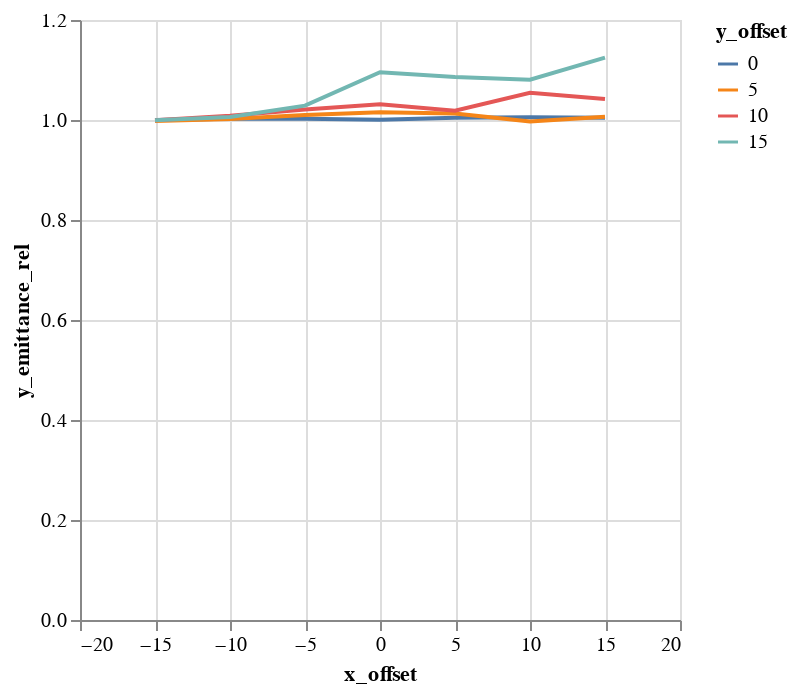

The code cell stored with this chart in its notebook:
### Code cell
alt.Chart(emit_df).mark_line().encode(
    color='y_offset:N',
    x='x_offset',
    y='y_emittance_rel',
)

### Figure 1 — Vega-Lite specification as saved in the notebook (floating-point values rounded to 4 significant figures)
{"$schema": "https://vega.github.io/schema/vega-lite/v1.2.1.json", "data": {"values": [{"losses": 0, "relbeta": 0.002308, "sourceID": 16777222, "sourceName": "x_-15_y_0", "x_emittance": 1.654, "x_emittance_rel": 1.02, "x_norm_emittance": 0.003819, "x_offset": -15, "y_emittance": 1.572, "y_emittance_rel": 0.9998, "y_norm_emittance": 0.003629, "y_offset": 0}, {"losses": 0, "relbeta": 0.002308, "sourceID": 16777229, "sourceName": "x_-15_y_5", "x_emittance": 1.623, "x_emittance_rel": 1.018, "x_norm_emittance": 0.003746, "x_offset": -15, "y_emittance": 1.59, "y_emittance_rel": 0.9977, "y_norm_emittance": 0.003671, "y_offset": 5}, {"losses": 0, "relbeta": 0.002308, "sourceID": 16777236, "sourceName": "x_-15_y_10", "x_emittance": 1.649, "x_emittance_rel": 1.02, "x_norm_emittance": 0.003806, "x_offset": -15, "y_emittance": 1.596, "y_emittance_rel": 0.9997, "y_norm_emittance": 0.003685, "y_offset": 10}, {"losses": 0, "relbeta": 0.002308, "sourceID": 16777243, "sourceName": "x_-15_y_15", "x_emittance": 1.72, "x_emittance_rel": 1.029, "x_norm_emittance": 0.00397, "x_offset": -15, "y_emittance": 1.661, "y_emittance_rel": 0.9994, "y_norm_emittance": 0.003834, "y_offset": 15}, {"losses": 0, "relbeta": 0.002308, "sourceID": 16777220, "sourceName": "x_-10_y_0", "x_emittance": 1.593, "x_emittance_rel": 1.001, "x_norm_emittance": 0.003678, "x_offset": -10, "y_emittance": 1.556, "y_emittance_rel": 1.002, "y_norm_emittance": 0.003592, "y_offset": 0}, {"losses": 0, "relbeta": 0.002308, "sourceID": 16777227, "sourceName": "x_-10_y_5", "x_emittance": 1.606, "x_emittance_rel": 0.9959, "x_norm_emittance": 0.003708, "x_offset": -10, "y_emittance": 1.583, "y_emittance_rel": 1.002, "y_norm_emittance": 0.003655, "y_offset": 5}, {"losses": 0, "relbeta": 0.002308, "sourceID": 16777234, "sourceName": "x_-10_y_10", "x_emittance": 1.497, "x_emittance_rel": 1.007, "x_norm_emittance": 0.003456, "x_offset": -10, "y_emittance": 1.679, "y_emittance_rel": 1.008, "y_norm_emittance": 0.003876, "y_offset": 10}, {"losses": 0, "relbeta": 0.002308, "sourceID": 16777241, "sourceName": "x_-10_y_15", "x_emittance": 1.467, "x_emittance_rel": 1.012, "x_norm_emittance": 0.003386, "x_offset": -10, "y_emittance": 1.644, "y_emittance_rel": 1.006, "y_norm_emittance": 0.003796, "y_offset": 15}, {"losses": 0, "relbeta": 0.002308, "sourceID": 16777218, "sourceName": "x_-5_y_0", "x_emittance": 1.681, "x_emittance_rel": 1.002, "x_norm_emittance": 0.003879, "x_offset": -5, "y_emittance": 1.722, "y_emittance_rel": 1.002, "y_norm_emittance": 0.003974, "y_offset": 0}, {"losses": 0, "relbeta": 0.002308, "sourceID": 16777225, "sourceName": "x_-5_y_5", "x_emittance": 1.537, "x_emittance_rel": 1.009, "x_norm_emittance": 0.003547, "x_offset": -5, "y_emittance": 1.642, "y_emittance_rel": 1.01, "y_norm_emittance": 0.00379, "y_offset": 5}, {"losses": 0, "relbeta": 0.002308, "sourceID": 16777232, "sourceName": "x_-5_y_10", "x_emittance": 1.542, "x_emittance_rel": 1.02, "x_norm_emittance": 0.003559, "x_offset": -5, "y_emittance": 1.578, "y_emittance_rel": 1.021, "y_norm_emittance": 0.003642, "y_offset": 10}, {"losses": 0, "relbeta": 0.002308, "sourceID": 16777239, "sourceName": "x_-5_y_15", "x_emittance": 1.76, "x_emittance_rel": 1.041, "x_norm_emittance": 0.004063, "x_offset": -5, "y_emittance": 1.548, "y_emittance_rel": 1.029, "y_norm_emittance": 0.003574, "y_offset": 15}, {"losses": 0, "relbeta": 0.002308, "sourceID": 16777216, "sourceName": "x_0_y_0", "x_emittance": 1.543, "x_emittance_rel": 1.002, "x_norm_emittance": 0.003561, "x_offset": 0, "y_emittance": 1.537, "y_emittance_rel": 1.0, "y_norm_emittance": 0.003548, "y_offset": 0}, {"losses": 0, "relbeta": 0.002308, "sourceID": 16777223, "sourceName": "x_0_y_5", "x_emittance": 1.545, "x_emittance_rel": 1.003, "x_norm_emittance": 0.003565, "x_offset": 0, "y_emittance": 1.559, "y_emittance_rel": 1.016, "y_norm_emittance": 0.003599, "y_offset": 5}, {"losses": 0, "relbeta": 0.002308, "sourceID": 16777230, "sourceName": "x_0_y_10", "x_emittance": 1.446, "x_emittance_rel": 1.03, "x_norm_emittance": 0.003337, "x_offset": 0, "y_emittance": 1.522, "y_emittance_rel": 1.031, "y_norm_emittance": 0.003512, "y_offset": 10}, {"losses": 0, "relbeta": 0.002308, "sourceID": 16777237, "sourceName": "x_0_y_15", "x_emittance": 1.92, "x_emittance_rel": 1.086, "x_norm_emittance": 0.004432, "x_offset": 0, "y_emittance": 1.767, "y_emittance_rel": 1.096, "y_norm_emittance": 0.004078, "y_offset": 15}, {"losses": 0, "relbeta": 0.002308, "sourceID": 16777217, "sourceName": "x_5_y_0", "x_emittance": 1.562, "x_emittance_rel": 1.008, "x_norm_emittance": 0.003606, "x_offset": 5, "y_emittance": 1.682, "y_emittance_rel": 1.005, "y_norm_emittance": 0.003883, "y_offset": 0}, {"losses": 0, "relbeta": 0.002308, "sourceID": 16777224, "sourceName": "x_5_y_5", "x_emittance": 1.632, "x_emittance_rel": 1.019, "x_norm_emittance": 0.003767, "x_offset": 5, "y_emittance": 1.493, "y_emittance_rel": 1.013, "y_norm_emittance": 0.003446, "y_offset": 5}, {"losses": 0, "relbeta": 0.002308, "sourceID": 16777231, "sourceName": "x_5_y_10", "x_emittance": 1.577, "x_emittance_rel": 1.078, "x_norm_emittance": 0.003641, "x_offset": 5, "y_emittance": 1.623, "y_emittance_rel": 1.019, "y_norm_emittance": 0.003747, "y_offset": 10}, {"losses": 0, "relbeta": 0.002308, "sourceID": 16777238, "sourceName": "x_5_y_15", "x_emittance": 1.781, "x_emittance_rel": 1.115, "x_norm_emittance": 0.004112, "x_offset": 5, "y_emittance": 1.709, "y_emittance_rel": 1.086, "y_norm_emittance": 0.003946, "y_offset": 15}, {"losses": 0, "relbeta": 0.002308, "sourceID": 16777219, "sourceName": "x_10_y_0", "x_emittance": 1.565, "x_emittance_rel": 1.03, "x_norm_emittance": 0.003613, "x_offset": 10, "y_emittance": 1.608, "y_emittance_rel": 1.005, "y_norm_emittance": 0.003712, "y_offset": 0}, {"losses": 0, "relbeta": 0.002308, "sourceID": 16777226, "sourceName": "x_10_y_5", "x_emittance": 1.489, "x_emittance_rel": 1.029, "x_norm_emittance": 0.003438, "x_offset": 10, "y_emittance": 1.502, "y_emittance_rel": 0.997, "y_norm_emittance": 0.003468, "y_offset": 5}, {"losses": 0, "relbeta": 0.002308, "sourceID": 16777233, "sourceName": "x_10_y_10", "x_emittance": 1.937, "x_emittance_rel": 1.112, "x_norm_emittance": 0.004472, "x_offset": 10, "y_emittance": 1.701, "y_emittance_rel": 1.055, "y_norm_emittance": 0.003926, "y_offset": 10}, {"losses": 0, "relbeta": 0.002308, "sourceID": 16777240, "sourceName": "x_10_y_15", "x_emittance": 1.796, "x_emittance_rel": 1.142, "x_norm_emittance": 0.004145, "x_offset": 10, "y_emittance": 1.633, "y_emittance_rel": 1.08, "y_norm_emittance": 0.00377, "y_offset": 15}, {"losses": 0, "relbeta": 0.002308, "sourceID": 16777221, "sourceName": "x_15_y_0", "x_emittance": 1.733, "x_emittance_rel": 1.157, "x_norm_emittance": 0.004001, "x_offset": 15, "y_emittance": 1.585, "y_emittance_rel": 1.005, "y_norm_emittance": 0.00366, "y_offset": 0}, {"losses": 1, "relbeta": 0.002308, "sourceID": 16777228, "sourceName": "x_15_y_5", "x_emittance": 1.739, "x_emittance_rel": 1.106, "x_norm_emittance": 0.004015, "x_offset": 15, "y_emittance": 1.495, "y_emittance_rel": 1.006, "y_norm_emittance": 0.003452, "y_offset": 5}, {"losses": 0, "relbeta": 0.002308, "sourceID": 16777235, "sourceName": "x_15_y_10", "x_emittance": 1.788, "x_emittance_rel": 1.102, "x_norm_emittance": 0.004129, "x_offset": 15, "y_emittance": 1.683, "y_emittance_rel": 1.042, "y_norm_emittance": 0.003886, "y_offset": 10}, {"losses": 0, "relbeta": 0.002308, "sourceID": 16777242, "sourceName": "x_15_y_15", "x_emittance": 1.799, "x_emittance_rel": 1.187, "x_norm_emittance": 0.004153, "x_offset": 15, "y_emittance": 1.786, "y_emittance_rel": 1.125, "y_norm_emittance": 0.004123, "y_offset": 15}]}, "encoding": {"color": {"field": "y_offset", "type": "nominal"}, "x": {"field": "x_offset", "type": "quantitative"}, "y": {"field": "y_emittance_rel", "type": "quantitative"}}, "mark": "line"}
